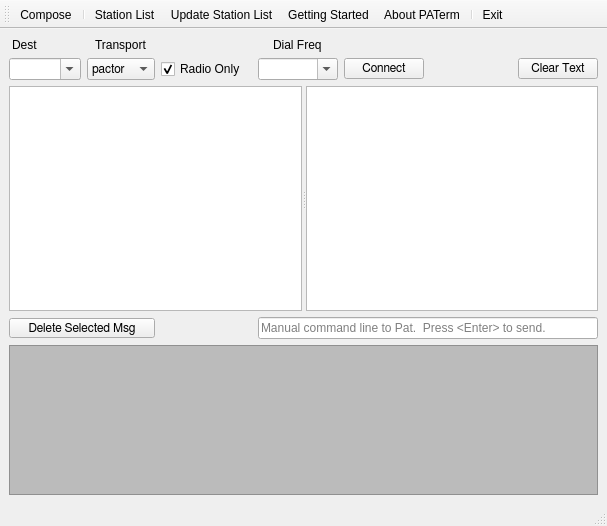
<?xml version="1.0" encoding="UTF-8"?>
<ui version="4.0">
 <class>PATerm</class>
 <widget class="QMainWindow" name="PATerm">
  <property name="geometry">
   <rect>
    <x>0</x>
    <y>0</y>
    <width>607</width>
    <height>526</height>
   </rect>
  </property>
  <property name="windowTitle">
   <string>radcommlink</string>
  </property>
  <widget class="QWidget" name="centralwidget">
   <layout class="QGridLayout" name="gridLayout">
    <item row="1" column="2">
     <widget class="QComboBox" name="transportComboBox">
      <property name="font">
       <font>
        <family>FreeSans</family>
       </font>
      </property>
      <item>
       <property name="text">
        <string>pactor</string>
       </property>
      </item>
      <item>
       <property name="text">
        <string>ax25</string>
       </property>
      </item>
      <item>
       <property name="text">
        <string>winmor</string>
       </property>
      </item>
      <item>
       <property name="text">
        <string>ardop</string>
       </property>
      </item>
      <item>
       <property name="text">
        <string>telnet</string>
       </property>
      </item>
     </widget>
    </item>
    <item row="0" column="0" alignment="Qt::AlignHCenter">
     <widget class="QLabel" name="label_2">
      <property name="sizePolicy">
       <sizepolicy hsizetype="Preferred" vsizetype="Fixed">
        <horstretch>0</horstretch>
        <verstretch>0</verstretch>
       </sizepolicy>
      </property>
      <property name="text">
       <string>Dest</string>
      </property>
     </widget>
    </item>
    <item row="0" column="2" alignment="Qt::AlignHCenter">
     <widget class="QLabel" name="label_3">
      <property name="text">
       <string>Transport</string>
      </property>
     </widget>
    </item>
    <item row="1" column="3">
     <widget class="QCheckBox" name="radioOnlyCheckBox">
      <property name="text">
       <string>Radio Only</string>
      </property>
      <property name="checked">
       <bool>true</bool>
      </property>
     </widget>
    </item>
    <item row="0" column="5" alignment="Qt::AlignHCenter">
     <widget class="QLabel" name="label">
      <property name="text">
       <string>Dial Freq</string>
      </property>
     </widget>
    </item>
    <item row="1" column="0" colspan="2">
     <widget class="QComboBox" name="stationComboBox">
      <property name="editable">
       <bool>true</bool>
      </property>
      <property name="maxVisibleItems">
       <number>25</number>
      </property>
     </widget>
    </item>
    <item row="1" column="5">
     <widget class="QComboBox" name="dialFreqComboBox">
      <property name="minimumSize">
       <size>
        <width>80</width>
        <height>0</height>
       </size>
      </property>
      <property name="toolTip">
       <string>If rig control enabled set frequency here.  Otherwise leave EMPTY.</string>
      </property>
      <property name="editable">
       <bool>true</bool>
      </property>
      <property name="sizeAdjustPolicy">
       <enum>QComboBox::AdjustToContentsOnFirstShow</enum>
      </property>
     </widget>
    </item>
    <item row="6" column="0" colspan="3">
     <widget class="QPushButton" name="msgDeleteButton">
      <property name="maximumSize">
       <size>
        <width>16777215</width>
        <height>20</height>
       </size>
      </property>
      <property name="font">
       <font>
        <family>FreeSans</family>
       </font>
      </property>
      <property name="text">
       <string>Delete Selected Msg</string>
      </property>
     </widget>
    </item>
    <item row="1" column="6">
     <widget class="QPushButton" name="connectButton">
      <property name="font">
       <font>
        <family>FreeSans</family>
       </font>
      </property>
      <property name="text">
       <string>Connect</string>
      </property>
     </widget>
    </item>
    <item row="1" column="7">
     <spacer name="horizontalSpacer_2">
      <property name="orientation">
       <enum>Qt::Horizontal</enum>
      </property>
      <property name="sizeHint" stdset="0">
       <size>
        <width>40</width>
        <height>20</height>
       </size>
      </property>
     </spacer>
    </item>
    <item row="1" column="8">
     <widget class="QPushButton" name="clearButton">
      <property name="font">
       <font>
        <family>FreeSans</family>
       </font>
      </property>
      <property name="toolTip">
       <string>&lt;html&gt;&lt;head/&gt;&lt;body&gt;&lt;p&gt;Clears the text area below of all text.&lt;/p&gt;&lt;/body&gt;&lt;/html&gt;</string>
      </property>
      <property name="text">
       <string>Clear Text</string>
      </property>
     </widget>
    </item>
    <item row="7" column="0" colspan="9">
     <widget class="QPlainTextEdit" name="patConsole">
      <property name="sizePolicy">
       <sizepolicy hsizetype="Expanding" vsizetype="Fixed">
        <horstretch>0</horstretch>
        <verstretch>0</verstretch>
       </sizepolicy>
      </property>
      <property name="maximumSize">
       <size>
        <width>16777215</width>
        <height>150</height>
       </size>
      </property>
      <property name="styleSheet">
       <string notr="true">background-color:#bbb;
color:blue;</string>
      </property>
      <property name="readOnly">
       <bool>true</bool>
      </property>
      <property name="textInteractionFlags">
       <set>Qt::LinksAccessibleByMouse|Qt::TextSelectableByKeyboard|Qt::TextSelectableByMouse</set>
      </property>
     </widget>
    </item>
    <item row="3" column="0" colspan="9">
     <widget class="QSplitter" name="splitter">
      <property name="orientation">
       <enum>Qt::Horizontal</enum>
      </property>
      <widget class="QTreeView" name="msgQueueTreeView">
       <property name="maximumSize">
        <size>
         <width>16777215</width>
         <height>16777215</height>
        </size>
       </property>
       <property name="editTriggers">
        <set>QAbstractItemView::NoEditTriggers</set>
       </property>
       <property name="uniformRowHeights">
        <bool>true</bool>
       </property>
       <attribute name="headerVisible">
        <bool>false</bool>
       </attribute>
      </widget>
      <widget class="QPlainTextEdit" name="receiveTextArea"/>
     </widget>
    </item>
    <item row="6" column="5" colspan="4">
     <widget class="QLineEdit" name="lineEdit">
      <property name="toolTip">
       <string>Manual command line to Pat</string>
      </property>
      <property name="placeholderText">
       <string>Manual command line to Pat.  Press &lt;Enter&gt; to send.</string>
      </property>
     </widget>
    </item>
   </layout>
  </widget>
  <widget class="QStatusBar" name="statusbar"/>
  <widget class="QToolBar" name="toolBar">
   <property name="windowTitle">
    <string>toolBar</string>
   </property>
   <attribute name="toolBarArea">
    <enum>TopToolBarArea</enum>
   </attribute>
   <attribute name="toolBarBreak">
    <bool>false</bool>
   </attribute>
   <addaction name="action_Compose"/>
   <addaction name="separator"/>
   <addaction name="action_Station_List"/>
   <addaction name="action_Update_Station_List"/>
   <addaction name="actionGetting_Started"/>
   <addaction name="action_About_PATerm"/>
   <addaction name="separator"/>
   <addaction name="actionE_xit"/>
  </widget>
  <action name="actionE_xit">
   <property name="text">
    <string>E&amp;xit</string>
   </property>
  </action>
  <action name="action_About_PATerm">
   <property name="text">
    <string>&amp;About PATerm</string>
   </property>
  </action>
  <action name="action_Compose">
   <property name="text">
    <string>&amp;Compose</string>
   </property>
  </action>
  <action name="action_Station_List">
   <property name="text">
    <string>&amp;Station List</string>
   </property>
  </action>
  <action name="action_Update_Station_List">
   <property name="text">
    <string>&amp;Update Station List</string>
   </property>
  </action>
  <action name="actionGetting_Started">
   <property name="text">
    <string>Getting Started</string>
   </property>
  </action>
 </widget>
 <tabstops>
  <tabstop>stationComboBox</tabstop>
  <tabstop>transportComboBox</tabstop>
  <tabstop>msgQueueTreeView</tabstop>
  <tabstop>msgDeleteButton</tabstop>
  <tabstop>patConsole</tabstop>
  <tabstop>receiveTextArea</tabstop>
 </tabstops>
 <resources/>
 <connections/>
</ui>
